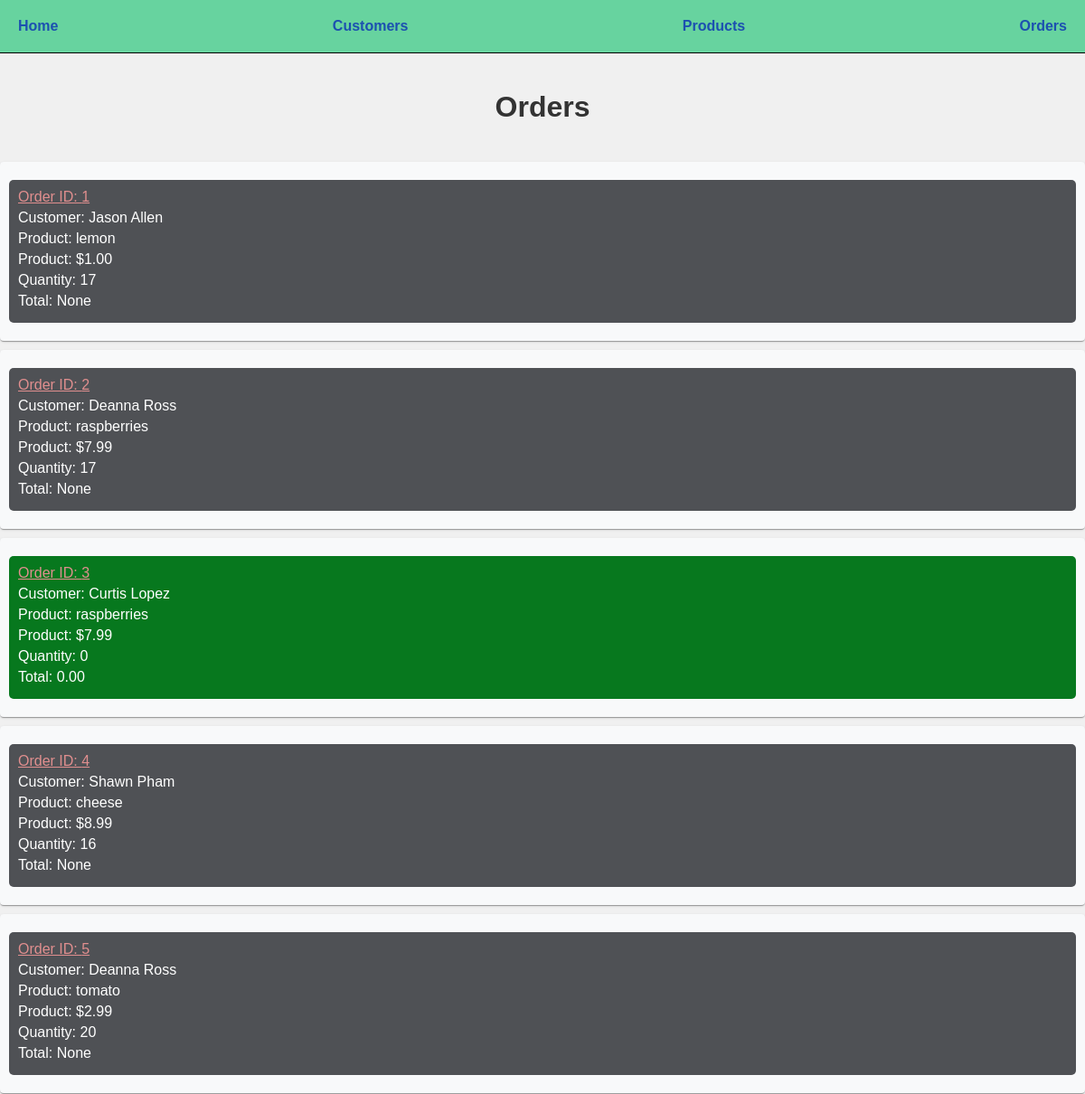
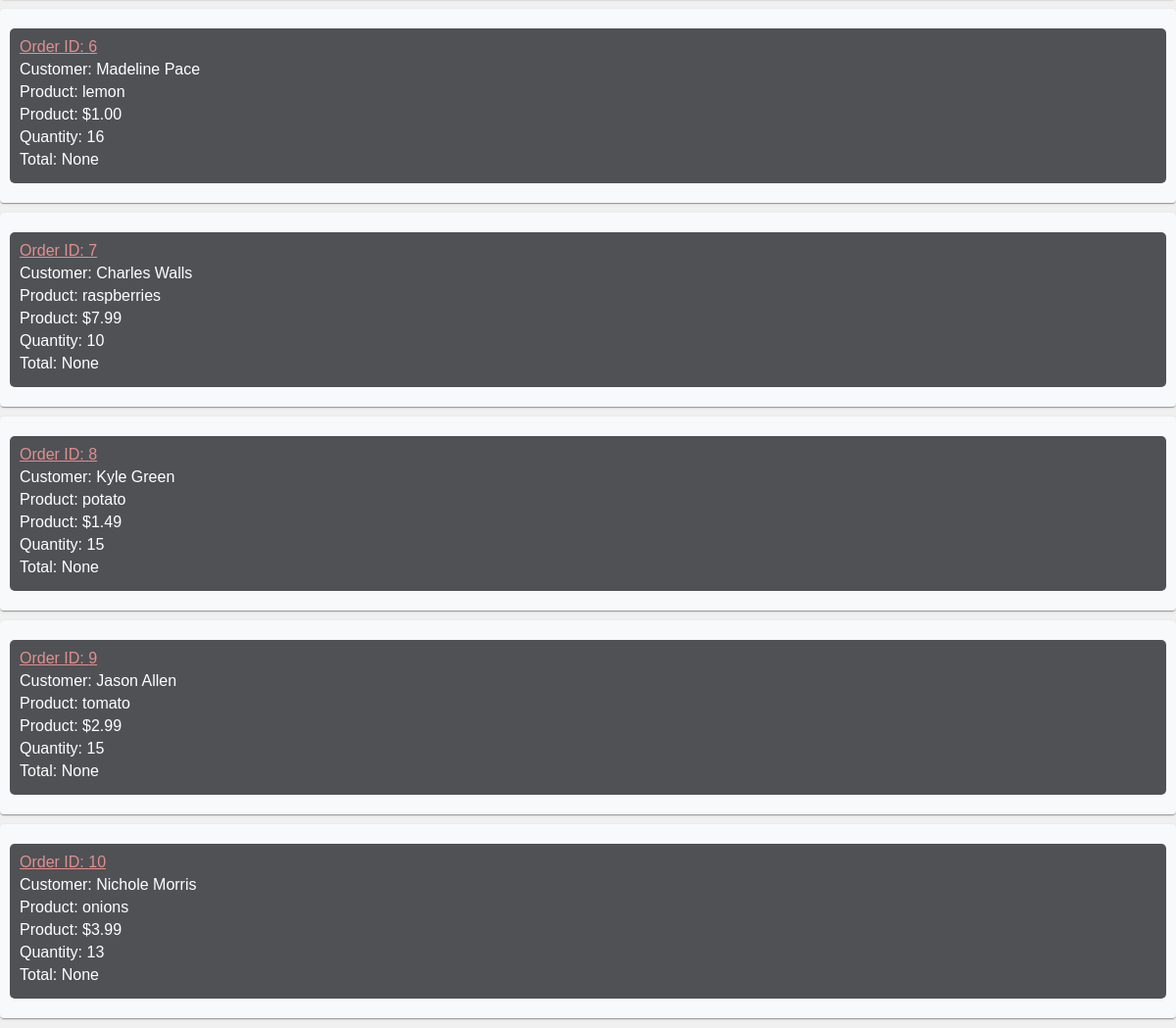
The page /orders on the database as committed earlier (2 pictures, top to bottom).
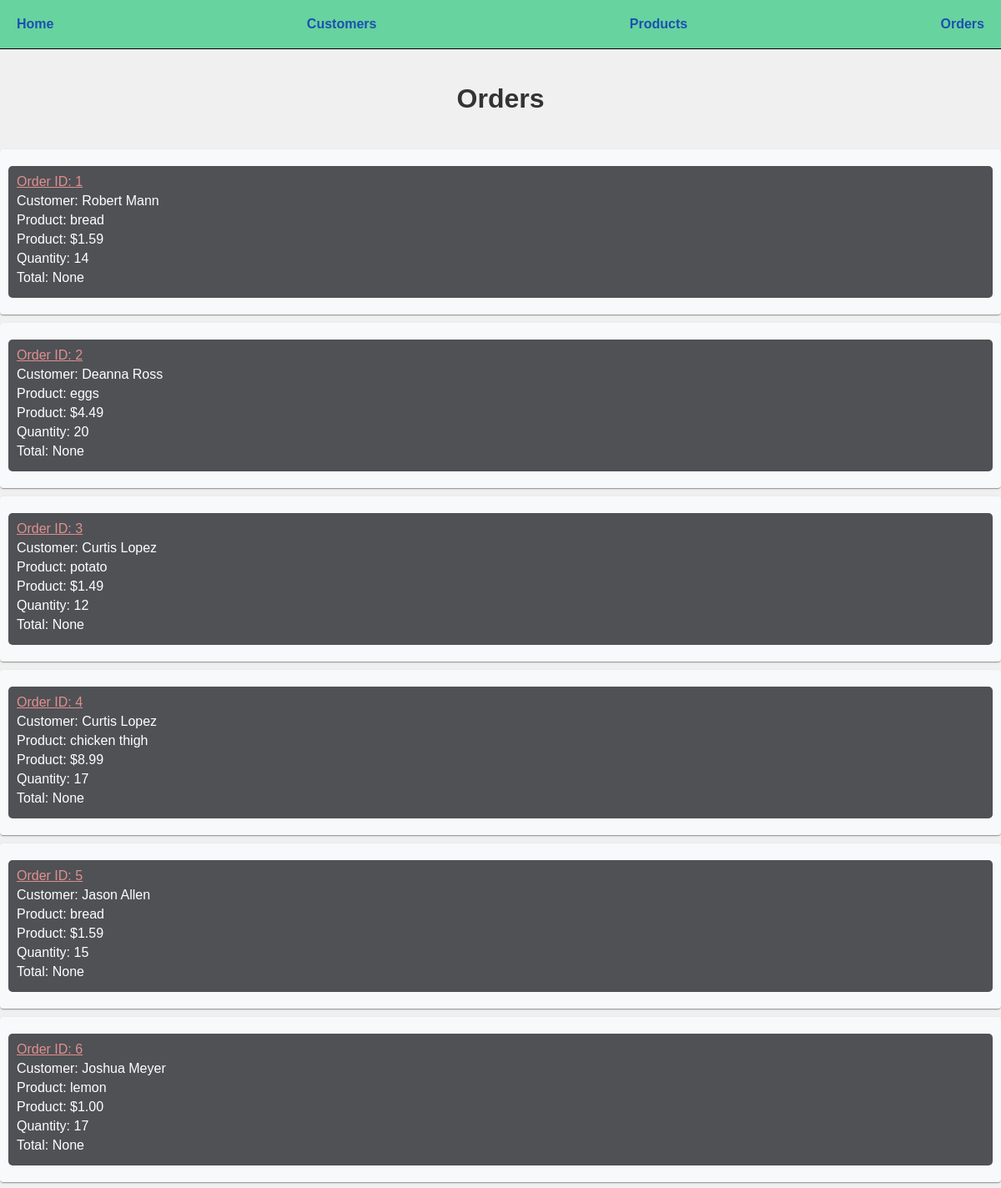
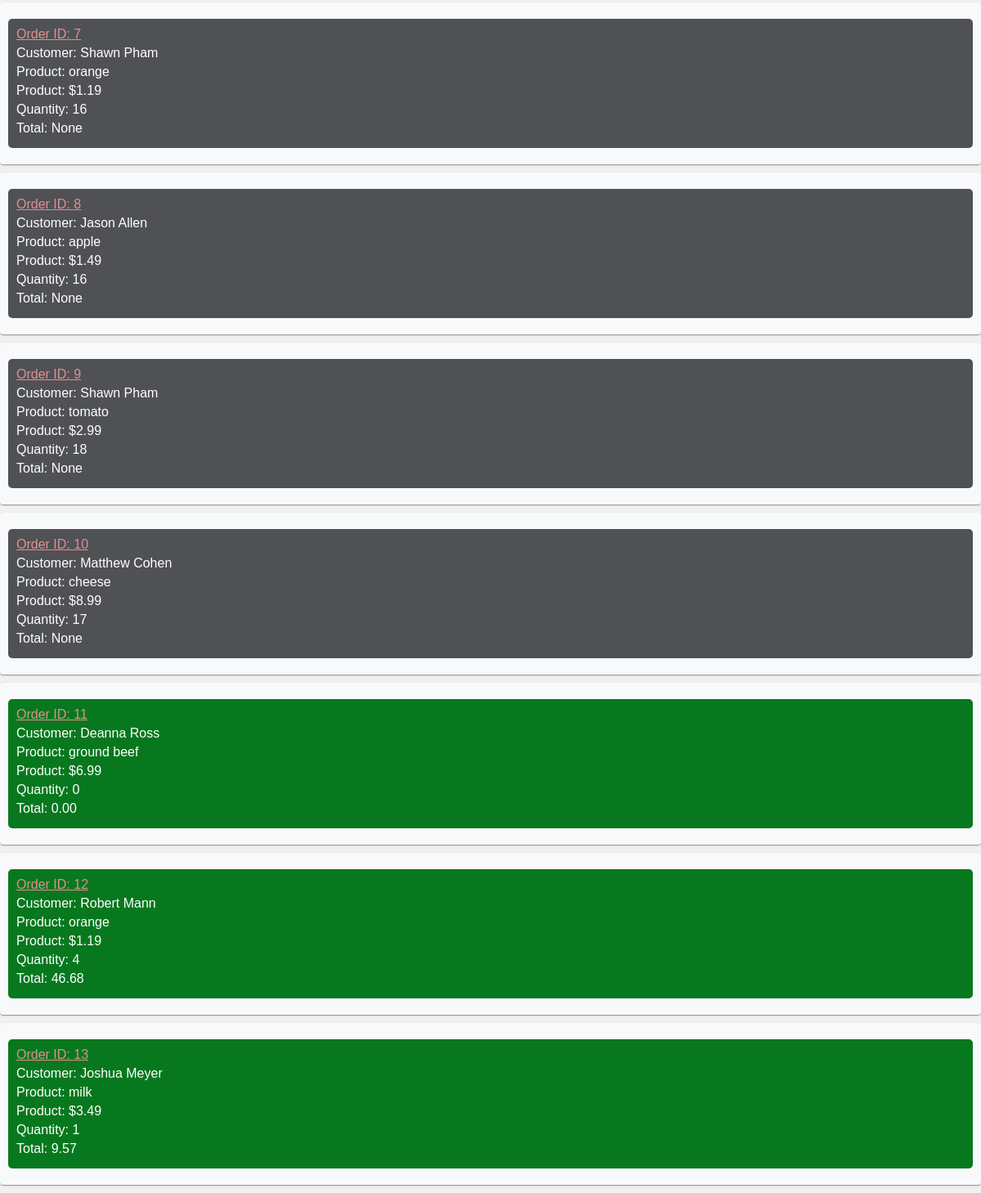
The same page on the database as committed later (2 pictures, top to bottom).
### models.py (models this page shows, shortened)
class Order(db.Model):
    id = mapped_column(Integer, nullable=False, primary_key=True)
    customer_id = mapped_column(Integer, ForeignKey(Customer.id), nullable=False)
    customer = relationship("Customer", back_populates="orders")#looks up related enttiy without having to do joins (adds customer_id to the Order table)
    total = mapped_column(Numeric(10,2), nullable=True) #nullable until order is processed by the store
    items = relationship("ProductOrder", back_populates="order", cascade='all, delete-orphan')
    created = mapped_column(DateTime, nullable=False, default=func.now())
    processed = mapped_column(DateTime, nullable=True, default=None)

class Customer(db.Model):
    id = mapped_column(Integer, primary_key=True)
    name = mapped_column(String(200), nullable=False, unique=True)
    phone = mapped_column(String(20), nullable=False )
    balance = mapped_column(Numeric(10,2), nullable=False, default=40)
    orders = relationship("Order", cascade="all, delete-orphan") #only one back_populates is needed, the other is inferred

class Product(db.Model):
    id = mapped_column(Integer, primary_key=True)
    name = mapped_column(String(200), nullable=False, unique=True)
    price = mapped_column(Numeric(10,2), nullable=False)
    available = mapped_column(Integer, nullable=False, default=4) #number of products available
    orders = relationship("ProductOrder")

class ProductOrder(db.Model):
    id = mapped_column(Integer, nullable=False, primary_key=True)
    order_id = mapped_column(Integer, ForeignKey(Order.id), nullable=False)
    order = relationship("Order", back_populates="items")
    product_id = mapped_column(Integer, ForeignKey(Product.id), nullable=False)
    product = relationship("Product", back_populates="orders")
    quantity = mapped_column(Integer, nullable=False, default=0) #number of orders for this product

### routes/html.py (the view)
@html_bp.route("/orders", methods=["GET"])
def orders():
    statement = db.select(Order).order_by(Order.id)
    records = db.session.execute(statement)
    results = records.scalars()
    return render_template("orders.html", orders=results)

### templates/orders.html
{% extends "base.html" %}
{% block content %}
<h1>Orders</h1>
{% for order in orders %}
<div>
    {% set classname = "pending" %}
    {% if order.processed %}
        {% set classname = "processed" %}
    {% endif %}
    <p class = "{{ classname }}">
        <a class = "order" href= "{{ url_for('html.order_detail', order_id=order.id) }}"><span>Order ID: {{ order.id }}  </span></a>
        <span>Customer: {{ order.customer.name }}  </span>
        <span>Product: {{ order.items[0].product.name }} </span>
        <span>Product: ${{ order.items[0].product.price }} </span>
        <span>Quantity: {{ order.items[0].quantity }} </span>
        <span>Total: {{ order.total }}</span>
    </p>
</div>
    {% endfor %}
{% endblock %}

Rows that differ between the two databases and show on the page:
changed Order id 1: customer.name "Jason Allen" → "Robert Mann"; name "lemon" → "bread"; price "1.00" → "1.59"; quantity "17" → "14"
changed Order id 2: name "raspberries" → "eggs"; price "7.99" → "4.49"; quantity "17" → "20"
changed Order id 3: name "raspberries" → "potato"; price "7.99" → "1.49"; quantity "0" → "12"; total "0.00" → "None"
changed Order id 4: customer.name "Shawn Pham" → "Curtis Lopez"; name "cheese" → "chicken thigh"; quantity "16" → "17"
changed Order id 5: customer.name "Deanna Ross" → "Jason Allen"; name "tomato" → "bread"; price "2.99" → "1.59"; quantity "20" → "15"
changed Order "lemon": customer.name "Madeline Pace" → "Joshua Meyer"; quantity "16" → "17"
changed Order id 7: customer.name "Charles Walls" → "Shawn Pham"; name "raspberries" → "orange"; price "7.99" → "1.19"; quantity "10" → "16"
changed Order id 8: customer.name "Kyle Green" → "Jason Allen"; name "potato" → "apple"; quantity "15" → "16"
changed Order "tomato": customer.name "Jason Allen" → "Shawn Pham"; quantity "15" → "18"
changed Order id 10: customer.name "Nichole Morris" → "Matthew Cohen"; name "onions" → "cheese"; price "3.99" → "8.99"; quantity "13" → "17"
added Order: id "11", customer.name "Deanna Ross", name "ground beef", price "6.99", quantity "0", total "0.00"
added Order: id "12", customer.name "Robert Mann", name "orange", price "1.19", quantity "4", total "46.68"
added Order: id "13", customer.name "Joshua Meyer", name "milk", price "3.49", quantity "1", total "9.57"
